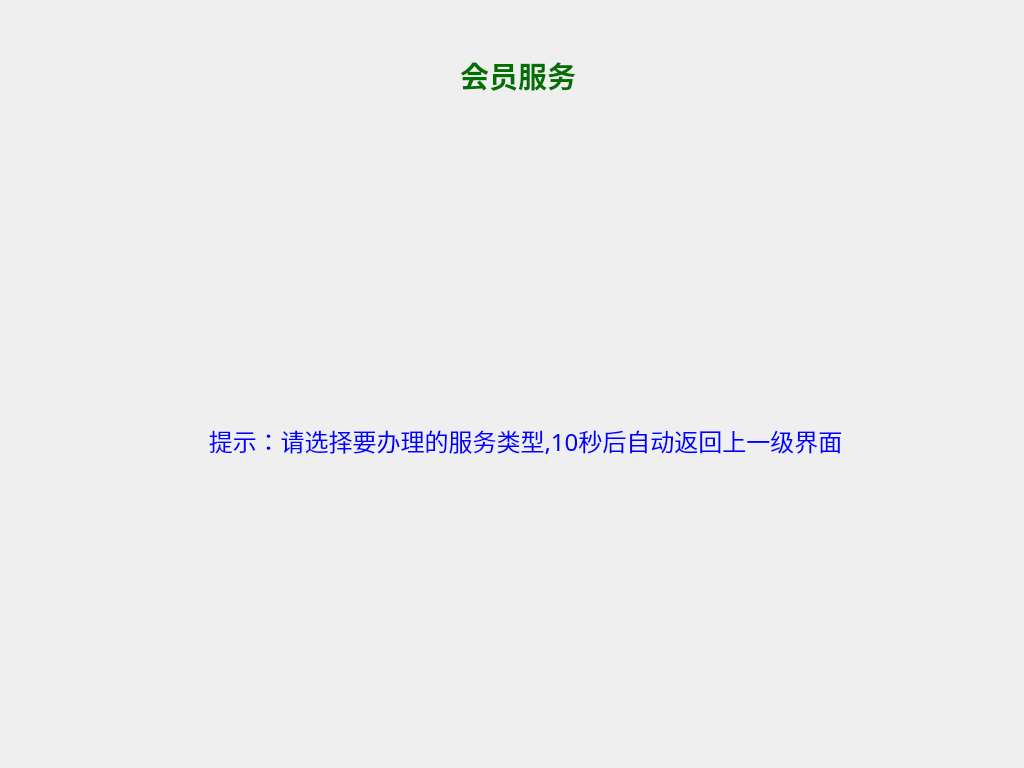
<?xml version="1.0" encoding="UTF-8"?>
<ui version="4.0">
 <class>MemberServiceClass</class>
 <widget class="QDialog" name="MemberServiceClass">
  <property name="geometry">
   <rect>
    <x>0</x>
    <y>0</y>
    <width>1024</width>
    <height>768</height>
   </rect>
  </property>
  <property name="minimumSize">
   <size>
    <width>1024</width>
    <height>768</height>
   </size>
  </property>
  <property name="maximumSize">
   <size>
    <width>1024</width>
    <height>768</height>
   </size>
  </property>
  <property name="windowTitle">
   <string>Dialog</string>
  </property>
  <widget class="QLabel" name="label">
   <property name="geometry">
    <rect>
     <x>0</x>
     <y>0</y>
     <width>1024</width>
     <height>768</height>
    </rect>
   </property>
   <property name="text">
    <string/>
   </property>
   <property name="pixmap">
    <pixmap resource="../bicycle.qrc">:/image/function_background.png</pixmap>
   </property>
  </widget>
  <widget class="QLabel" name="label_2">
   <property name="geometry">
    <rect>
     <x>140</x>
     <y>170</y>
     <width>181</width>
     <height>211</height>
    </rect>
   </property>
   <property name="text">
    <string/>
   </property>
   <property name="pixmap">
    <pixmap resource="../bicycle.qrc">:/image/OnCard.png</pixmap>
   </property>
  </widget>
  <widget class="QLabel" name="label_3">
   <property name="geometry">
    <rect>
     <x>340</x>
     <y>170</y>
     <width>171</width>
     <height>221</height>
    </rect>
   </property>
   <property name="text">
    <string/>
   </property>
   <property name="pixmap">
    <pixmap resource="../bicycle.qrc">:/image/OffCard.png</pixmap>
   </property>
  </widget>
  <widget class="QLabel" name="label_memberServiceShow">
   <property name="geometry">
    <rect>
     <x>140</x>
     <y>420</y>
     <width>771</width>
     <height>41</height>
    </rect>
   </property>
   <property name="font">
    <font>
     <family>文泉驿正黑</family>
     <pointsize>18</pointsize>
     <weight>50</weight>
     <bold>false</bold>
    </font>
   </property>
   <property name="styleSheet">
    <string notr="true">color: rgb(0, 0, 255);</string>
   </property>
   <property name="text">
    <string>提示：请选择要办理的服务类型,10秒后自动返回上一级界面</string>
   </property>
   <property name="alignment">
    <set>Qt::AlignCenter</set>
   </property>
  </widget>
  <widget class="QLabel" name="label_4">
   <property name="geometry">
    <rect>
     <x>540</x>
     <y>170</y>
     <width>171</width>
     <height>221</height>
    </rect>
   </property>
   <property name="text">
    <string/>
   </property>
   <property name="pixmap">
    <pixmap resource="../bicycle.qrc">:/image/DelayReturnBicycle.png</pixmap>
   </property>
  </widget>
  <widget class="QLabel" name="label_6">
   <property name="geometry">
    <rect>
     <x>740</x>
     <y>170</y>
     <width>171</width>
     <height>221</height>
    </rect>
   </property>
   <property name="styleSheet">
    <string notr="true">image: url(:/image/member_recharge.png);
</string>
   </property>
   <property name="text">
    <string/>
   </property>
  </widget>
  <widget class="QLabel" name="label_5">
   <property name="geometry">
    <rect>
     <x>460</x>
     <y>50</y>
     <width>161</width>
     <height>51</height>
    </rect>
   </property>
   <property name="font">
    <font>
     <family>华文中宋</family>
     <pointsize>22</pointsize>
     <weight>75</weight>
     <bold>true</bold>
    </font>
   </property>
   <property name="styleSheet">
    <string notr="true">color: rgb(0, 112, 0);</string>
   </property>
   <property name="text">
    <string>会员服务</string>
   </property>
  </widget>
 </widget>
 <resources>
  <include location="../bicycle.qrc"/>
 </resources>
 <connections/>
</ui>
